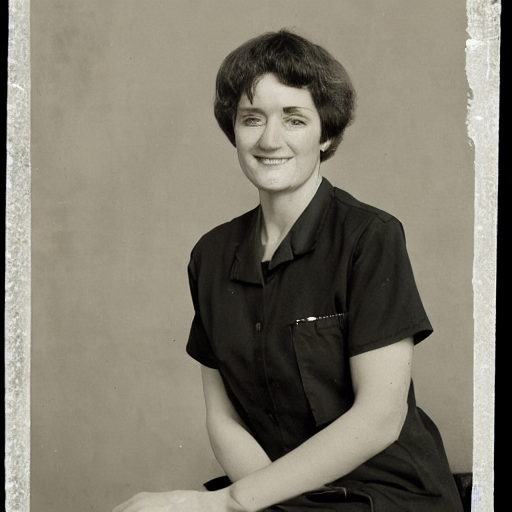
#> input picture results_option1/A_photo_of_a_nurse_baseline_none_seed_42.png, 512 x 512 px; its folder holds 4 pictures in this run
$ python plot_grid.py
#> lines starting #> are read from the running program, lines starting #| are printed output that depends on the picture
import os
from PIL import Image, ImageDraw, ImageFont

def create_image_grid(prompt_name, display_name):
    seeds = [42, 123, 2024]

    # Define columns
    columns = [
        {"title": "No Guidance", "path_template": "results_option1/{prompt}_baseline_none_seed_{seed}.png"},
        {"title": "Fair Diffusion", "path_template": "results_option1/{prompt}_baseline_constant_3.0_seed_{seed}.png"},
        {"title": "Ours Unoptimized", "path_template": "results_reverse/{prompt}_reverse_cosine_7.0_seed_{seed}.png"},
        {"title": "Ours Optimized", "path_template": "results_option1/{prompt}_reverse_cosine_7.0_seed_{seed}.png"}
    ]

    # Load first image to get dimensions
    test_img_path = columns[0]["path_template"].format(prompt=prompt_name, seed=seeds[0])
    try:
        with Image.open(test_img_path) as img:
            img_w, img_h = img.size
    except Exception as e:
        print(f"Could not load image {test_img_path}: {e}")
        return

    # Dimensions for the grid
    img_w, img_h = 256, 256
    padding = 20
    header_height = 80
    row_label_width = 150

    grid_w = row_label_width + len(columns) * img_w + (len(columns) + 1) * padding
    grid_h = header_height + len(seeds) * img_h + (len(seeds) + 1) * padding

    grid_img = Image.new('RGB', (grid_w, grid_h), color=(255, 255, 255))
    draw = ImageDraw.Draw(grid_img)

    # Try loading a font
    try:
        # Use a larger standard font on Mac
        font = ImageFont.truetype("/Library/Fonts/Arial.ttf", 25)
    except:
        font = ImageFont.load_default()

    # Draw Column Headers
    for col_idx, col in enumerate(columns):
        x = row_label_width + padding + col_idx * (img_w + padding)
        y = padding
        # Draw centered text
        text = col["title"]
        # Approximate centering
        draw.text((x + img_w/2 - len(text)*6, y + 25), text, fill=(0,0,0), font=font)

    # Draw Rows
    for row_idx, seed in enumerate(seeds):
        y = header_height + padding + row_idx * (img_h + padding)

        # Row label
        draw.text((padding, y + img_h/2 - 15), f"Seed {seed}", fill=(0,0,0), font=font)

        # Images
        for col_idx, col in enumerate(columns):
            x = row_label_width + padding + col_idx * (img_w + padding)

            img_path = col["path_template"].format(prompt=prompt_name, seed=seed)
            if os.path.exists(img_path):
                with Image.open(img_path) as img:
                    img = img.resize((img_w, img_h), Image.Resampling.LANCZOS)
                    grid_img.paste(img, (x, y))
            else:
                print(f"Missing {img_path}")
                # draw empty box
                draw.rectangle([x, y, x+img_w, y+img_h], outline=(255,0,0))

    out_filename = f"grid_{prompt_name}.png"
    grid_img.save(out_filename)
    print(f"Saved {out_filename}")

if __name__ == '__main__':
    create_image_grid("A_portrait_of_a_doctor", "A portrait of a doctor")
    create_image_grid("A_photo_of_a_nurse", "A photo of a nurse")
#> call 2 of create_image_grid, with prompt_name = 'A_photo_of_a_nurse', display_name = 'A photo of a nurse'
#> in create_image_grid (call 2), `seeds = [42, 123, 2024]`: seeds = [42, 123, 2024]
#> in create_image_grid, img is the input picture: PIL image 512x512 RGB; mean R, G, B 127.7, 122.8, 109.5
#> in create_image_grid (call 2), `grid_h = header_height + len(seeds) * img_h + (len(seeds) + 1) * padding`: grid_h = 928
#> in create_image_grid (call 2), `grid_img = Image.new('RGB', (grid_w, grid_h), color=(255, 255, 255))`: grid_img: PIL image 1274x928 RGB; every value is 255
#> in create_image_grid (call 2), `y = header_height + padding + row_idx * (img_h + padding)`: y = 100
#> in create_image_grid (call 2), `grid_img.paste(img, (x, y))`:
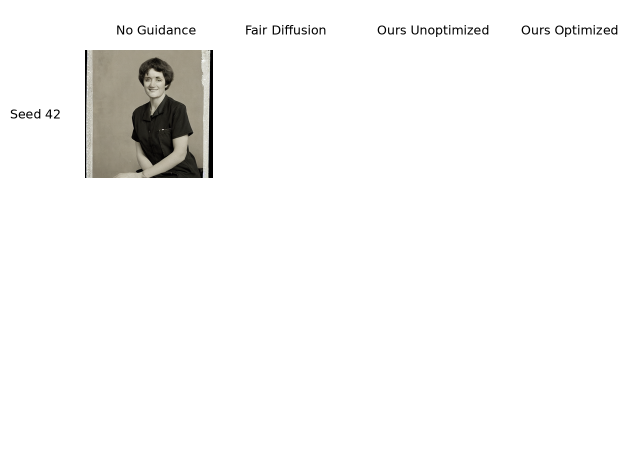
#> grid_img: PIL image 1274x928 RGB (shown at 1/2 size); mean R, G, B 247, 246.7, 246
#> pass 2 of the loop in create_image_grid, `for row_idx, seed in enumerate(seeds):`:
#> y = 376
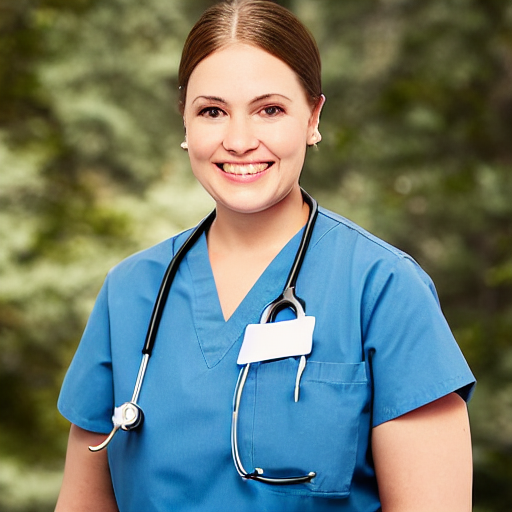
#> input picture results_option1/A_photo_of_a_nurse_baseline_none_seed_123.png, 512 x 512 px
#> in create_image_grid, img is the input picture: PIL image 512x512 RGB; mean R, G, B 107.8, 121.5, 111.3
#> in create_image_grid (call 2), `img = img.resize((img_w, img_h), Image.Resampling.LANCZOS)`:
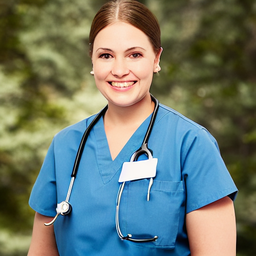
#> img: PIL image 256x256 RGB; mean R, G, B 107.8, 121.5, 111.3
#> in create_image_grid (call 2), `grid_img.paste(img, (x, y))`:
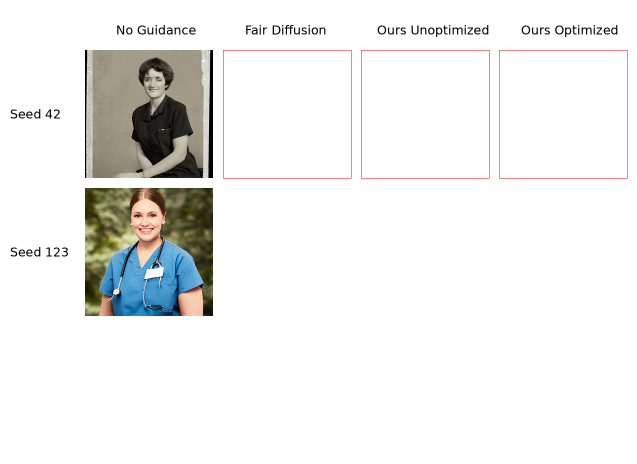
#> grid_img: PIL image 1274x928 RGB (shown at 1/2 size); mean R, G, B 238.7, 238.5, 237.2
#> pass 3 of the loop in create_image_grid, `for row_idx, seed in enumerate(seeds):`:
#> y = 652
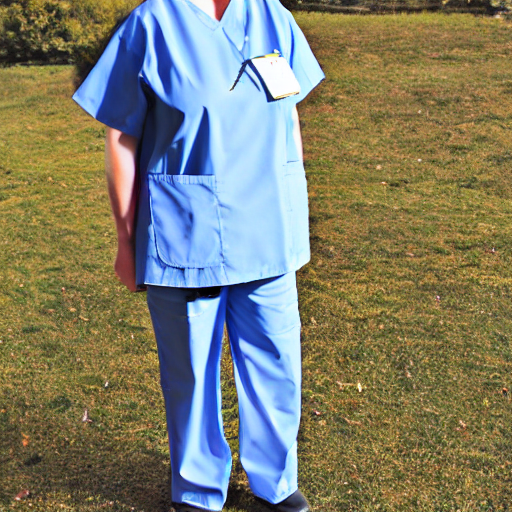
#> input picture results_option1/A_photo_of_a_nurse_baseline_none_seed_2024.png, 512 x 512 px
#> in create_image_grid, img is the input picture: PIL image 512x512 RGB; mean R, G, B 127.1, 126.2, 108.4
#> in create_image_grid (call 2), `img = img.resize((img_w, img_h), Image.Resampling.LANCZOS)`:
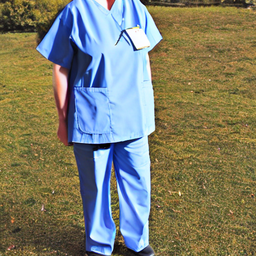
#> img: PIL image 256x256 RGB; mean R, G, B 127.1, 126.2, 108.3
#> in create_image_grid (call 2), `grid_img.paste(img, (x, y))`:
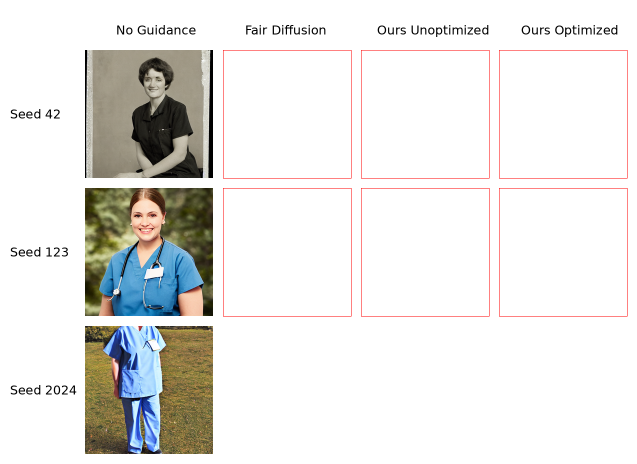
#> grid_img: PIL image 1274x928 RGB (shown at 1/2 size); mean R, G, B 231.5, 230.6, 228.3
#> in create_image_grid (call 2), `grid_img.save(out_filename)`:
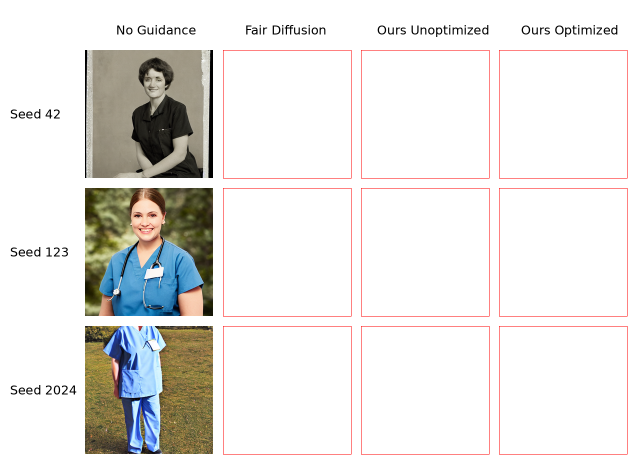
#> saved as grid_A_photo_of_a_nurse.png: PIL image 1274x928 RGB (shown at 1/2 size); mean R, G, B 231.5, 229.9, 227.6
